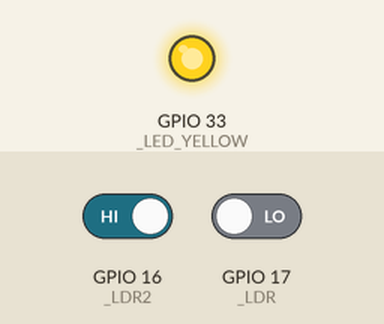
A sketch run on a simulated ESP32. Shown: output pins drawn as LEDs (lit = HIGH). The inputs (shaded band) are chosen by the test bench; at power-on: GPIO 16 (_LDR2) HIGH, GPIO 17 (_LDR) LOW.

Above: at 1.2 s.
1.3 s: GPIO 16 (_LDR2) driven LOW
At 1.7 s:
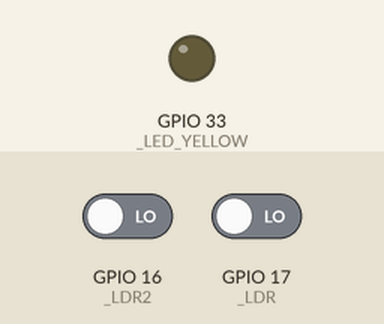
2.8 s: GPIO 17 (_LDR) driven HIGH
At 4.0 s:
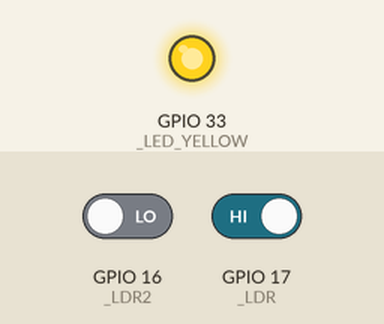
Timing chart, 0 to 5.8 s (numbered marks = the images above; inputs shaded):
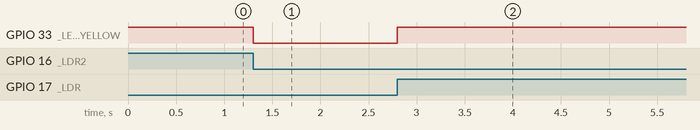

The sketch:

takitaki.ino
```cpp
#define _LDR 17
#define _LDR2 16
#define _LED_YELLOW 33

void IRAM_ATTR turnLEDOn_ISR(){
  digitalWrite(_LED_YELLOW, HIGH);
}

void IRAM_ATTR turnLEDOff_ISR(){
  digitalWrite(_LED_YELLOW, LOW);
}

void setup() {
  // put your setup code here, to run once:
  Serial.begin(9600);

  pinMode(_LED_YELLOW, OUTPUT);
  //LDR
  pinMode(_LDR, INPUT);
  pinMode(_LDR2, INPUT);

  digitalWrite(_LED_YELLOW, HIGH);

  attachInterrupt(_LDR, turnLEDOn_ISR, RISING);
  attachInterrupt(_LDR2, turnLEDOff_ISR, FALLING);
}

void loop() {
  /*
  int leitura = analogRead(_LDR);
  // Realizar o print da leitura no serial
  Serial.println("Leitura do Sensor de LDR:");
  Serial.println(leitura);
  // realizar um delay e inicializar leitura daqui a 2 segundos
  delay(2000);
  */
}
```

Measured:
- after the input at 1.3 s, GPIO 33 (_LED_YELLOW): HIGH → LOW at once
- after the input at 2.8 s, GPIO 33 (_LED_YELLOW): LOW → HIGH at once
